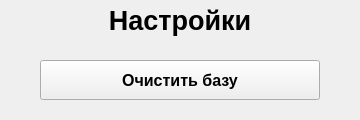
<?xml version="1.0" encoding="UTF-8"?>
<ui version="4.0">
 <class>settings_window</class>
 <widget class="QMainWindow" name="settings_window">
  <property name="geometry">
   <rect>
    <x>0</x>
    <y>0</y>
    <width>360</width>
    <height>120</height>
   </rect>
  </property>
  <property name="maximumSize">
   <size>
    <width>360</width>
    <height>120</height>
   </size>
  </property>
  <property name="windowTitle">
   <string>MainWindow</string>
  </property>
  <widget class="QWidget" name="centralwidget">
   <widget class="QLabel" name="settings_label">
    <property name="geometry">
     <rect>
      <x>0</x>
      <y>0</y>
      <width>360</width>
      <height>40</height>
     </rect>
    </property>
    <property name="font">
     <font>
      <pointsize>20</pointsize>
      <weight>75</weight>
      <bold>true</bold>
     </font>
    </property>
    <property name="text">
     <string>Настройки</string>
    </property>
    <property name="alignment">
     <set>Qt::AlignCenter</set>
    </property>
   </widget>
   <widget class="QPushButton" name="clear_base_button">
    <property name="geometry">
     <rect>
      <x>40</x>
      <y>60</y>
      <width>280</width>
      <height>40</height>
     </rect>
    </property>
    <property name="font">
     <font>
      <pointsize>12</pointsize>
      <weight>75</weight>
      <bold>true</bold>
      <kerning>true</kerning>
     </font>
    </property>
    <property name="text">
     <string>Очистить базу</string>
    </property>
   </widget>
  </widget>
 </widget>
 <resources/>
 <connections/>
</ui>
